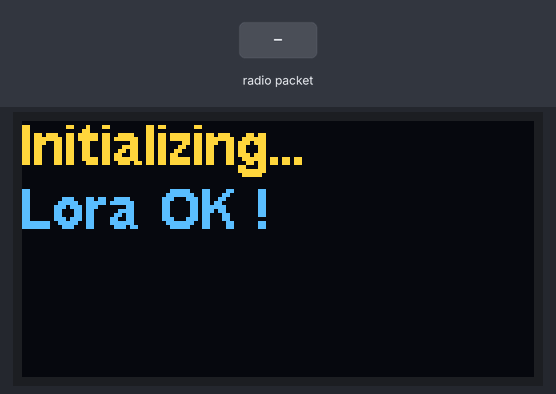
This sketch was run on a simulated Arduino Uno, built with avr-gcc and run on an emulated ATmega328P. Parts: 128×64 one-colour display. Inputs (shaded band) come from the test bench. The OLED is the two-colour kind (top 16 rows yellow); no radio packets arrive unless stated; what the sketch prints to the serial monitor is not drawn.

Above: at 3.2 s.

The sketch:

lora2_prk1_STA1_DHT22_RX.ino
```cpp
//by : Nyoman Yudi Kurniawan
//for : TRSE - Undiksha - 2025
//www.aisi555.com


#include <SPI.h>
#include <LoRa.h>
#include "SSD1306Ascii.h"
#include "SSD1306AsciiWire.h"


// LoRa pins
#define LORA_CS_PIN 10
#define LORA_RST_PIN 9
#define LORA_DIO0_PIN 2

// OLED settings
#define I2C_ADDRESS 0x3C
#define RST_PIN -1

SSD1306AsciiWire oled;


void setup() {
  Serial.begin(9600);
  while (!Serial); // Wait for serial monitor to open

  // Initialize OLED

  Wire.begin();
  Wire.setClock(400000L);

  oled.begin(&Adafruit128x64, I2C_ADDRESS);


  oled.setFont(Arial_bold_14);
  oled.clear();
  oled.println("Initializing...");


  // Initialize LoRa
  SPI.begin();
  LoRa.setPins(LORA_CS_PIN, LORA_RST_PIN, LORA_DIO0_PIN);
  if (!LoRa.begin(433E6)) { // Set frequency to 433 MHz
    Serial.println("LoRa initialization failed!");
    while (1);
  }
  Serial.println("LoRa initialized successfully.");

  oled.println("Lora OK !");
  delay(2000);
}

void loop() {
  // Check for incoming LoRa packets
  int packetSize = LoRa.parsePacket();
  if (packetSize) {
    String incomingData = "";
    while (LoRa.available()) {
      incomingData += (char)LoRa.read();
    }

    // Debugging: Print raw received data
    Serial.print("Raw received data: ");
    Serial.println(incomingData);

    // Parse temperature and humidity as integers
    int tempInt = 0, humidityInt = 0;
    int parsed = sscanf(incomingData.c_str(), "Temp:%d,Humidity:%d", &tempInt, &humidityInt);

    if (parsed == 2) { // Ensure both values were parsed successfully
      // Convert integers back to floats
      float temperature = tempInt / 100.0;
      float humidity = humidityInt / 100.0;

      Serial.print("Parsed Temperature: ");
      Serial.print(temperature);
      Serial.print(" °C, Humidity: ");
      Serial.print(humidity);
      Serial.println(" %");

          // Update OLED with received data
      oled.clear();
      oled.println("Receiving..");
      oled.print("Temp: ");
      oled.print(temperature);
      oled.println(" C");
      oled.print("Humidity: ");
      oled.print(humidity);
      oled.println(" %");


    } else {
      Serial.println("Failed to parse data!");
    }
  }
}
```
